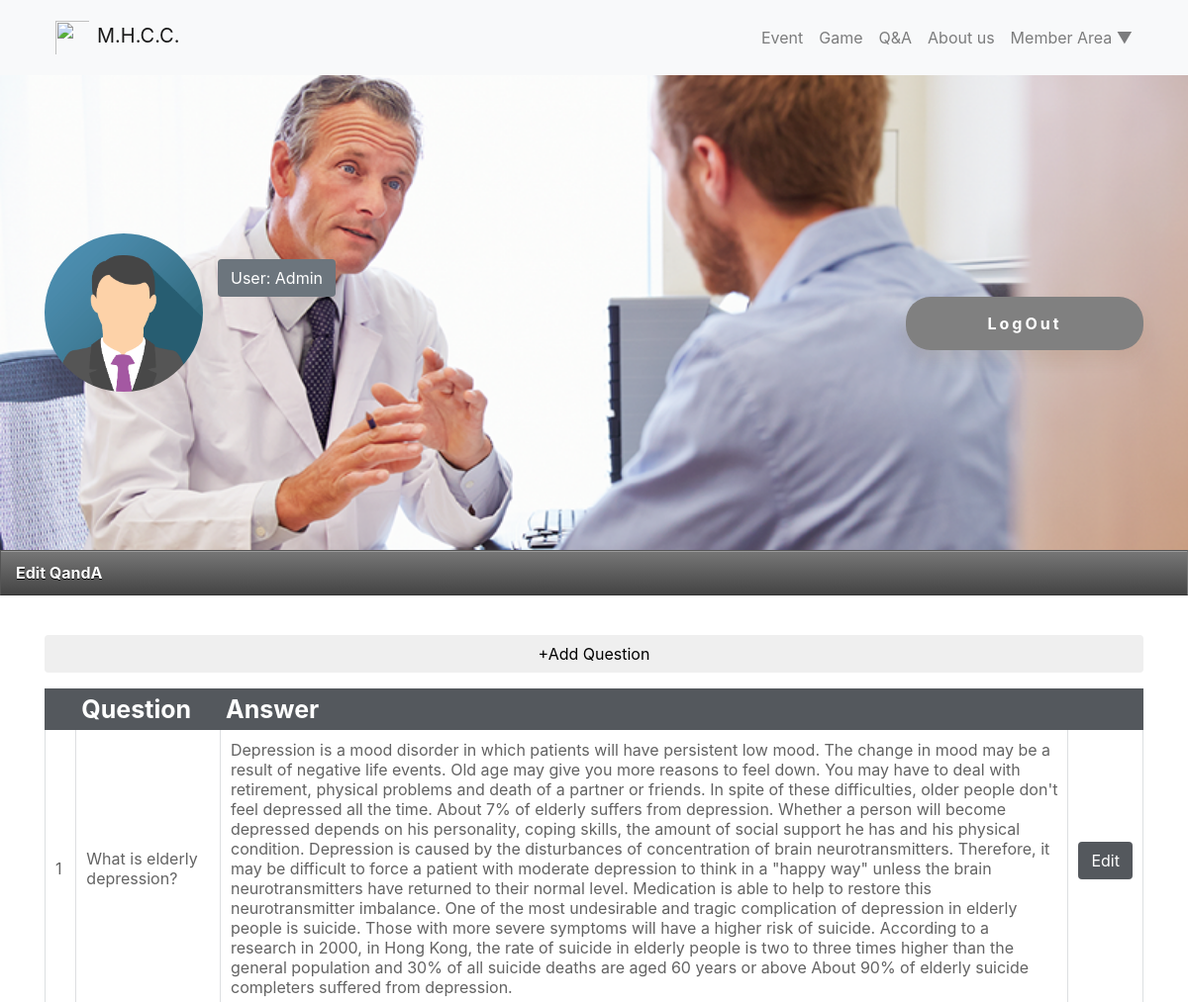
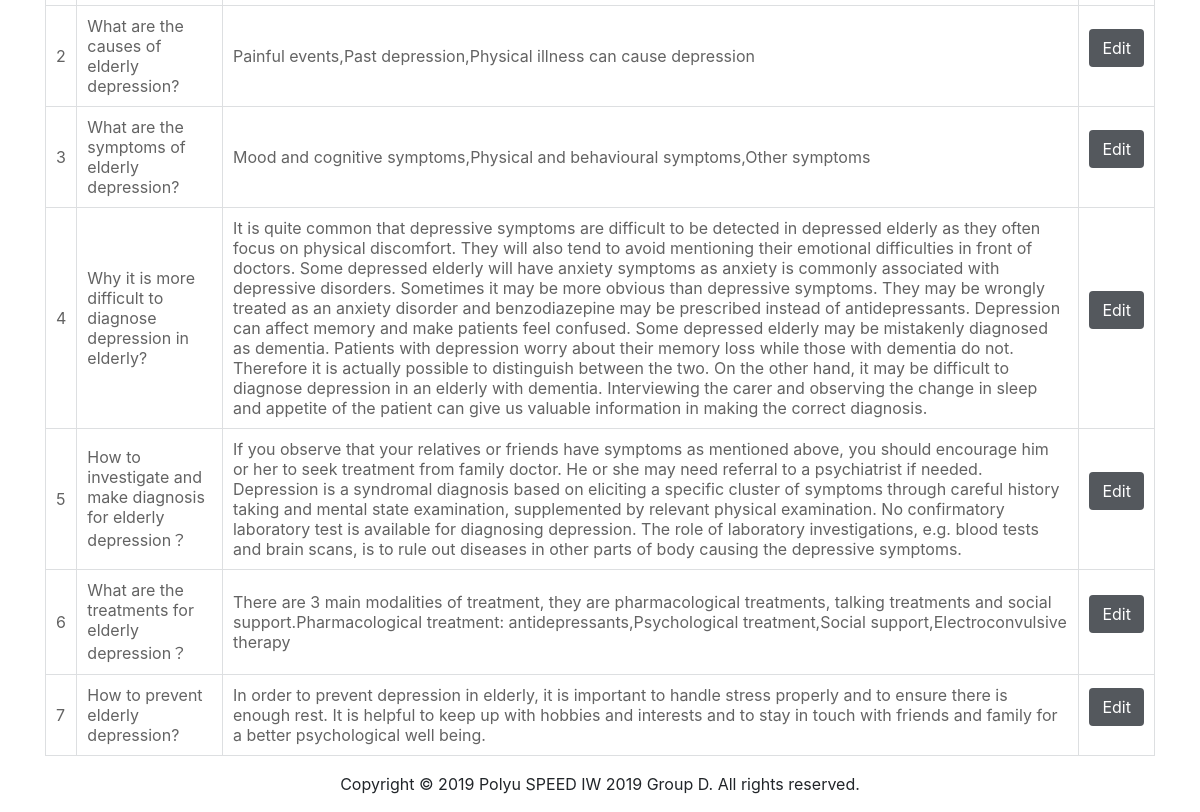
Page /editQandA.php (signed in) on the committed database (2 pictures, top to bottom).
### tables this page shows
CREATE TABLE fqa( 

fqaid INT AUTO_INCREMENT PRIMARY KEY NOT NULL,  

question varchar(300) NOT NULL,  

answer varchar(2000) NOT NULL 

);

### editQandA.php (the view, shortened to what this page needs)
<html>
<link href="css/bootstrap.css" rel="stylesheet">
<link rel="stylesheet" href="css/swiper.min.css">
<link rel="stylesheet" href="css/style.css">
<link rel="stylesheet" href="css/aboutus.css">
<link rel="stylesheet" type="text/css" href="css/Doctor_list.css">
<link rel="stylesheet" type="text/css" href="css/Edit.css">
<head>
</head>
<body>
    <?php
	include 'NavgationBar.php';
	?>
		<section class="subpage_banner">
			<div class="container">
				<div class="row subpage_banner_center">
					<div class="col-2">
						<img src="images/icon.png" class="d-block w-100 icon">
					</div>
					<div class="col-10">
						<div class="row">
							<div class="btn no_cursor text-white  bg-secondary">
								<p class="m-0 p-0">User:
									<span id="infoName">Admin</span>
								</p>
							</div>
						</div>
						<div class="row">
							<div class="col-12 text-right">
								<form method="post" class='sbutton'>
									<input type="submit" value="LogOut" name="LogOut" class="btn button blue">
								</form>
							</div>
						</div>
					</div>
				</div>
		</section>
		<div class="main">
			<div class="tab">
			Edit QandA
			</div>
			<br>
<?php
if (isset($_COOKIE['user'])){
	$servername = "localhost";
	$username = "root";
	$password = "hkcc1234";
	$dbname = "spd4517";
	$opt = array(PDO::ATTR_PERSISTENT => TRUE);
	$conn = new PDO("mysql:host=$servername;dbname=$dbname", $username, $password,$opt);
	$conn->setAttribute(PDO::ATTR_ERRMODE,PDO::ERRMODE_EXCEPTION);
	if (!isset($_POST["editfqa"])){
		echo '<div class="row"><div class="container"><button id="addQB" onclick="hide()" class="btn w-100 my-3 add-button">+Add Question</button>';
		echo '<table border=1 align=center id="displayAC">
			<tr>
				<th></th>
				<th>Question</th>
				<th>Answer</th>
				<th></th>
			</tr>';
		$i=0;
		$sql = "SELECT * FROM fqa";
		$stmt = $conn->prepare($sql);
		$stmt->execute();
		foreach ($stmt as $row) {
				$i++;
				echo '<tr><td>'.$i.'</td><td>'.$row['question'].'</td><td>'.$row['answer'].'</td><td>';
				echo '<form method="post"><input type="hidden" name="editfqa" value="'.$row['fqaid'].'">';
				echo '<input type="submit" value="Edit" class="btn gray text-white"></form></td></tr>';
			}
		echo'</table>';
	}
}else {
	echo'<meta http-equiv="Refresh" content="0; url=index.php" />';
	}
	echo '</div></div>';
?>
		</div>
		<footer class="nav-down py-3">
                        Copyright © 2019 Polyu SPEED IW 2019 Group D. All rights
                        reserved.
                    </footer>
</body>
</html>

### css/style.css (style rules this page uses)
.button { text-align: center; font-size: 16px; letter-spacing: 3px; border-radius: 25px; min-width: 240px; padding-top: 14px; padding-bottom: 14px; font-weight: bold; -webkit-box-shadow: 0px 10px 15px rgba(115, 76, 31, 0.1); box-shadow: 0px 10px 15px rgba(115, 76, 31, 0.1); }
.button.blue { color: white; background-color: gray; }
.no_cursor { cursor: unset !important; }
.subpage_banner { background: url(../images/banner.png); background-repeat: no-repeat; background-size: 100% auto; height: 60vh; }
.subpage_banner_center { display: flex; align-items: center; height: 60vh; }
.icon { border-radius: 50%; }
.nav-down { text-align: center; }
#viewRecord th, #showhistoryTable th, ul.admin li, div.tab, button.tablinks, .modal-header, .modal-footer, ul#menuList li { background: linear-gradient(#777, #444); border-left: 1px solid #555; border-right: 1px solid #777; border-top: 1px solid #555; border-bottom: 1px solid #333; box-shadow: inset 0 1px 0 #999; color: #fff; font-weight: bold; padding: 10px 15px; position: relative; text-shadow: 0 1px 0 #000; }
input, textarea, select { border-radius: 10px; }

### css/AboutUs.css (style rules this page uses)
html, body { position: relative; height: 100%; }

### css/Doctor_list.css (style rules this page uses)
table { border-collapse: collapse; }
th { background-color: #54585d; border: 1px solid #54585d; padding: 5px; color: #ffffff; font-weight: bold; font-size: 13px; }
td { padding: 10px; color: #636363; border: 1px solid #dddfe1; }
tr { background-color: #ffffff; }
.gray { background-color:#54585d; vertical-align:unset; }

### css/Edit.css (style rules this page uses)
#displayAC th { font-size:25px }

### rows in the picture
fqa: question "What is elderly depression?", answer "Depression is a mood disorder in which patients will have persistent low mood. The change in mood may be a result of negative life events. Old age may give you more reasons to feel down. You may have to deal with retirement, physical problems and death of a partner or friends. In spite of these difficulties, older people don't feel depressed all the time. About 7% of elderly suffers from depression. Whether a person will become depressed depends on his personality, coping skills, the amount of social support he has and his physical condition. Depression is caused by the disturbances of concentration of brain neurotransmitters. Therefore, it may be difficult to force a patient with moderate…"
fqa: question "What are the causes of elderly depression?", answer "Painful events,Past depression,Physical illness can cause depression"
fqa: question "What are the symptoms of elderly depression?", answer "Mood and cognitive symptoms,Physical and behavioural symptoms,Other symptoms"
fqa: question "Why it is more difficult to diagnose depression in elderly?", answer "It is quite common that depressive symptoms are difficult to be detected in depressed elderly as they often focus on physical discomfort. They will also tend to avoid mentioning their emotional difficulties in front of doctors. Some depressed elderly will have anxiety symptoms as anxiety is commonly associated with depressive disorders. Sometimes it may be more obvious than depressive symptoms. They may be wrongly treated as an anxiety disorder and benzodiazepine may be prescribed instead of antidepressants. Depression can affect memory and make patients feel confused. Some depressed elderly may be mistakenly diagnosed as dementia. Patients with depression worry about their memory loss…"
fqa: question "How to investigate and make diagnosis for elderly depression？", answer "If you observe that your relatives or friends have symptoms as mentioned above, you should encourage him or her to seek treatment from family doctor. He or she may need referral to a psychiatrist if needed. Depression is a syndromal diagnosis based on eliciting a specific cluster of symptoms through careful history taking and mental state examination, supplemented by relevant physical examination. No confirmatory laboratory test is available for diagnosing depression. The role of laboratory investigations, e.g. blood tests and brain scans, is to rule out diseases in other parts of body causing the depressive symptoms."
fqa: question "What are the treatments for elderly depression？", answer "There are 3 main modalities of treatment, they are pharmacological treatments, talking treatments and social support.Pharmacological treatment: antidepressants,Psychological treatment,Social support,Electroconvulsive therapy"
fqa: question "How to prevent elderly depression?", answer "In order to prevent depression in elderly, it is important to handle stress properly and to ensure there is enough rest. It is helpful to keep up with hobbies and interests and to stay in touch with friends and family for a better psychological well being."
